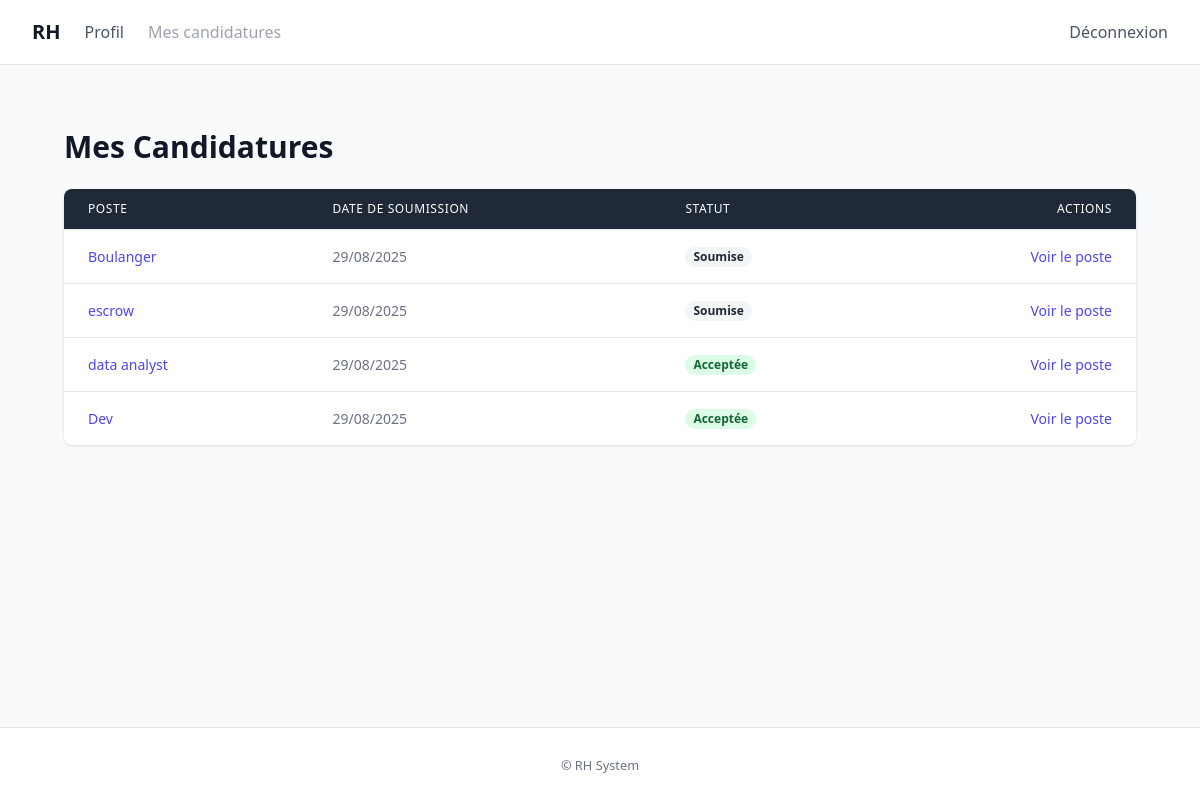
The app's page /recruitment/mes-candidatures/ (signed in) with its own data.
### recruitment/models.py (models this page shows, shortened)
class Candidature(models.Model):
    class Statuts(models.TextChoices):
        SOUMISE = "submitted", "Soumise"
        EN_REVUE = "in_review", "En revue"
        ENTRETIEN = "interview", "Entretien"
        ACCEPTEE = "accepted", "Acceptée"
        REFUSEE = "rejected", "Refusée"
    candidat = models.ForeignKey(User, on_delete=models.CASCADE, related_name="candidatures")
    poste = models.ForeignKey(Poste, on_delete=models.CASCADE, related_name="candidatures")
    cv_file = models.FileField(
        upload_to=upload_to_cv,
        validators=[validate_document_file],
        blank=True,
        null=True,
    )
    lettre_motivation_file = models.FileField(
        upload_to=upload_to_lettre,
        validators=[validate_document_file],
        blank=True,
        null=True,
    )
    date_soumission = models.DateTimeField(auto_now_add=True)
    statut = models.CharField(max_length=20, choices=Statuts.choices, default=Statuts.SOUMISE)
    class Meta:
        ordering = ["-date_soumission"]
        indexes = [
            models.Index(fields=["statut", "date_soumission"]),
        ]
        constraints = [
            models.UniqueConstraint(fields=["candidat", "poste"], name="unique_candidature_par_poste"),
        ]
    def get_statut_class(self) -> str:
        if self.statut == self.Statuts.SOUMISE:
            return "bg-gray-100 text-gray-800"
        elif self.statut == self.Statuts.EN_REVUE:
            return "bg-yellow-100 text-yellow-800"
        elif self.statut == self.Statuts.ENTRETIEN:
            return "bg-blue-100 text-blue-800"
        elif self.statut == self.Statuts.ACCEPTEE:
            return "bg-green-100 text-green-800"
        elif self.statut == self.Statuts.REFUSEE:
            return "bg-red-100 text-red-800"
        return "bg-gray-100 text-gray-800"

class Poste(models.Model):
    class TypeContrat(models.TextChoices):
        CDI = "CDI", "CDI"
        CDD = "CDD", "CDD"
        ALTERNANCE = "Alternance", "Alternance"
    titre = models.CharField(max_length=200)
    description = models.TextField()
    competences_requises = models.TextField(blank=True)
    type_contrat = models.CharField(max_length=20, choices=TypeContrat.choices, default=TypeContrat.CDI)
    date_creation = models.DateTimeField(auto_now_add=True)
    actif = models.BooleanField(default=True)
    class Meta:
        ordering = ["-date_creation"]
        indexes = [
            models.Index(fields=["actif", "date_creation"]),
        ]

### recruitment/views.py (the view)
# urls.py: path('mes-candidatures/', views.UserCandidaturesListView.as_view(), name='user_candidatures'),
class UserCandidaturesListView(CandidateRequiredMixin, ListView):
    model = Candidature
    template_name = 'recruitment/user_candidatures.html'
    context_object_name = 'candidatures'
    def get_queryset(self):
        return Candidature.objects.filter(candidat=self.request.user).select_related('poste')

### recruitment/templates/recruitment/user_candidatures.html (shortened to what this page needs)
{% extends "accounts/base.html" %}
{% block content %}
<div class="max-w-7xl mx-auto px-4 sm:px-6 lg:px-8 py-8">
    <h1 class="text-3xl font-bold text-gray-900 mb-6">Mes Candidatures</h1>
    <div class="overflow-x-auto bg-white rounded-lg shadow">
        <table class="min-w-full divide-y divide-gray-200">
            <thead class="bg-gray-800">
                <tr>
                    <th scope="col" class="px-6 py-3 text-left text-xs font-medium text-white uppercase tracking-wider">Poste</th>
                    <th scope="col" class="px-6 py-3 text-left text-xs font-medium text-white uppercase tracking-wider">Date de Soumission</th>
                    <th scope="col" class="px-6 py-3 text-left text-xs font-medium text-white uppercase tracking-wider">Statut</th>
                    <th scope="col" class="px-6 py-3 text-right text-xs font-medium text-white uppercase tracking-wider">Actions</th>
                </tr>
            </thead>
            <tbody class="bg-white divide-y divide-gray-200">
                {% for candidature in candidatures %}
                <tr class="hover:bg-gray-50">
                    <td class="px-6 py-4 whitespace-nowrap text-sm font-medium text-gray-900">
                        <a href="{% url 'recruitment:poste_detail' candidature.poste.pk %}" class="text-primary hover:underline">{{ candidature.poste.titre }}</a>
                    </td>
                    <td class="px-6 py-4 whitespace-nowrap text-sm text-gray-500">{{ candidature.date_soumission|date:"d/m/Y" }}</td>
                    <td class="px-6 py-4 whitespace-nowrap text-sm">
                        <span class="px-2 inline-flex text-xs leading-5 font-semibold rounded-full {{ candidature.get_statut_class }}">
                            {{ candidature.get_statut_display }}
                        </span>
                    </td>
                    <td class="px-6 py-4 whitespace-nowrap text-right text-sm font-medium">
                        <a href="{% url 'recruitment:poste_detail' candidature.poste.pk %}" class="text-primary hover:text-indigo-900">Voir le poste</a>
                    </td>
                </tr>
                {% endfor %}
            </tbody>
        </table>
    </div>
</div>
{% endblock %}

### records on screen
Candidature: poste.titre "Boulanger", date_soumission "29/08/2025", statut "Soumise"
Candidature: poste.titre "escrow", date_soumission "29/08/2025", statut "Soumise"
Candidature: poste.titre "data analyst", date_soumission "29/08/2025", statut "Acceptée"
Candidature: poste.titre "Dev", date_soumission "29/08/2025", statut "Acceptée"
